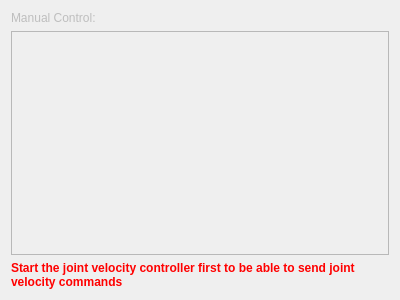
<?xml version="1.0" encoding="UTF-8"?>
<ui version="4.0">
 <class>velocity_control</class>
 <widget class="QWidget" name="velocity_control">
  <property name="enabled">
   <bool>false</bool>
  </property>
  <property name="geometry">
   <rect>
    <x>0</x>
    <y>0</y>
    <width>400</width>
    <height>300</height>
   </rect>
  </property>
  <property name="windowTitle">
   <string>Joint Velocity Control</string>
  </property>
  <layout class="QVBoxLayout" name="verticalLayout">
   <item>
    <layout class="QVBoxLayout" name="verticalLayout_5">
     <item>
      <widget class="QLabel" name="label_2">
       <property name="text">
        <string>Manual Control:</string>
       </property>
      </widget>
     </item>
     <item>
      <widget class="QListView" name="control_view">
       <property name="selectionMode">
        <enum>QAbstractItemView::NoSelection</enum>
       </property>
       <property name="resizeMode">
        <enum>QListView::Adjust</enum>
       </property>
       <property name="uniformItemSizes">
        <bool>true</bool>
       </property>
      </widget>
     </item>
    </layout>
   </item>
   <item>
    <widget class="QLabel" name="controller_missing">
     <property name="font">
      <font>
       <weight>75</weight>
       <bold>true</bold>
      </font>
     </property>
     <property name="styleSheet">
      <string notr="true">color: red</string>
     </property>
     <property name="text">
      <string>&lt;html&gt;&lt;head/&gt;&lt;body&gt;&lt;p&gt;Start the joint velocity controller first to be able to send joint velocity commands&lt;/p&gt;&lt;/body&gt;&lt;/html&gt;</string>
     </property>
     <property name="wordWrap">
      <bool>true</bool>
     </property>
    </widget>
   </item>
  </layout>
 </widget>
 <resources/>
 <connections/>
</ui>
